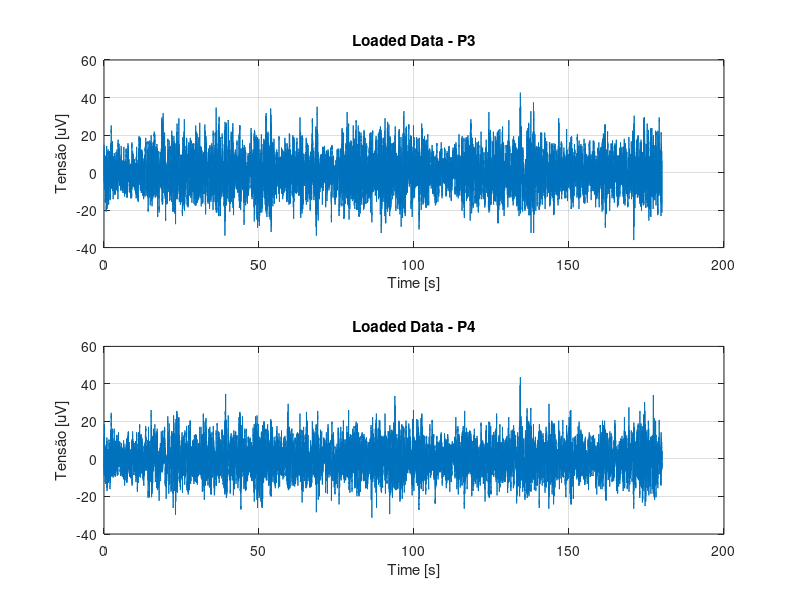

Source code (MATLAB): (Note: this script raises an error after producing the figure.)
% ------------------------------------------------------------------------------
% FEDERAL UNIVERSITY OF UBERLANDIA
% Faculty of Electrical Engineering
% Biomedical Engineering Lab
% ------------------------------------------------------------------------------
% Author: Italo Gustavo Sampaio Fernandes
% Contact: italogsfernandes@gmail.com
% Git: www.github.com/italogfernandes
% ------------------------------------------------------------------------------
% Decription:
% ------------------------------------------------------------------------------
% Info Variavéis:
% 'Variável:' 'Informacao:';
% 'canais_ordem' 'Matriz de nomes dos canais, tem correspondência direta linha a linha com "xn"';
% 'T' 'Período de amostragem (baseado na taxa de amostragem) em segundos';
% 'fa' 'Taxa de amostragem da coleta (em Hz)';
% 'xn' 'Matriz de valores para os canais -> Correspondência direta linha a linha com "canais_ordem". Valores em uV do EEG naquela amostra';
% 'N' 'Quantidade de amostras por canal';'n_canais' 'Quantidade de canais na matriz "xn"';
% 'tempo_total' 'tempo total do exame (em segudos)';
% 't' 'vetor tempo para plotagem (em segundos)'
% 
% Canais Ordem:
% 1     2       3       4       5       6       7       8       9       10
% 'F5—' 'F61'   'FFa'   'Fp—'   'F22'   'Fp1'   'F11'   'T7O'   'C31'   'Cz2'
% 11    12      13      14      15      16      17      18      19      20
% 'C42' 'T81'   'T3—'   'P31'   'Pz2'   'P42'   'T41'   'O31'   'Oz2'   'O42'
% 21
% 'Cz2'
%
% Em aula foram utilizados os eletrodos 14 e 16. (P31 e P42)

%% Adding the path to the Destro's codes and .mat files
addpath('../datasets','../codigos_destro')

%% Clearing the enviroment
clear; close all; clc;

%% Loading the data
load('EEG_Metrologia.mat');

%% Choosing 2 Electrodes
P3 = xn(14, :);
P4 = xn(16, :);

%% Optional: Plotting the data
subplot(2,1,1);
plot(t, P3);
title('Loaded Data - P3');
xlabel('Time [s]');
ylabel('Tensão [uV]');
grid on;

subplot(2,1,2);
plot(t, P4);
title('Loaded Data - P4');
xlabel('Time [s]');
ylabel('Tensão [uV]');
grid on;

%% Splitting the data
% Vetor do inicio das epocas
tE = [2, 6, 13, 23, 34, 51, 80, 108, 118, 165];
qntE = length(tE);
dE = 2;
P3E = zeros(qntE, dE * fa + 1);
P4E = zeros(qntE, dE * fa + 1);
for ii=1:qntE
    P3E(ii,:) = P3(1, (tE(ii)*fa):((tE(ii) + dE)*fa));
    P4E(ii,:) = P4(1, (tE(ii)*fa):((tE(ii) + dE)*fa));
end
t_cada_epoca = 0:T:dE;
%% Auto Correlation Matriz

[P3Rx, P3Tx] = autocorr_matriz(P3, fa);
[P4Rx, P4Tx] = autocorr_matriz(P4, fa);
[P3ERx, P3ETx] = autocorr_matriz(P3E, fa);
[P4ERx, P4ETx] = autocorr_matriz(P4E, fa);

%% Oprtional: Plotting the 'epocas'
figure('NumberTitle', 'off', 'Name', 'Epocas de P3');
for ii=1:qntE
    subplot(5,2,ii);
    plot(t_cada_epoca, P3E(ii, :));
    title(['Epoca: ' int2str(tE(ii)) ' s']);
    grid on;
end
figure('NumberTitle', 'off', 'Name', 'Epocas de P4');
for ii=1:qntE
    subplot(5,2,ii);
    plot(t_cada_epoca, P4E(ii, :));
    title(['Epoca: ' int2str(tE(ii)) ' s']);
    grid on;
end

%% Calculating PSD (Power Spectrum Density)
[P3XM, ~, P3f] = DFT(P3Rx, P3Tx, 1/(P3Tx(2) - P3Tx(1)));
[P4XM, ~, P4f] = DFT(P4Rx, P4Tx, 1/(P4Tx(2) - P4Tx(1)));
% Corrigindo a tensão com 10-9
% TODO: Explicar o porque desse fator de correção
P3XM = P3XM .* 10E-9;
P4XM = P4XM .* 10E-9;

%% Calculating PSD (Power Spectrum Density) "Epocas"
[P3EXM, ~, P3Ef] = DFT(P3ERx, P3ETx, 1/(P3ETx(2) - P3ETx(1)));
[P4EXM, ~, P4Ef] = DFT(P4ERx, P4ETx, 1/(P4ETx(2) - P4ETx(1)));
% Corrigindo a tensão com 10-9
% TODO: Explicar o porque desse fator de correção
P3EXM = P3EXM .* 10E-9;
P4EXM = P4EXM .* 10E-9;

%% Optional: Plotting the PSD 
figure();
plot(P3f, P3XM);
title('PSD - Power Spectrum Density');
ylabel('|X| [W/Hz]');
xlabel('F [Hz]');
xlim([0, 100]);
hold on;
plot(P4f, P4XM);
grid on;
legend('P3','P4');

%% Optional: Plotting the PSD (Epocas)
% TODO: falar por que ele normaliza todas as epocas
figure();
plot(P3Ef, P3EXM);
title('PSD - Power Spectrum Density of All');
ylabel('|X| [W/Hz]');
xlabel('F [Hz]');
xlim([0, 100]);
grid on;

%% Oprtional: Plotting the 'epocas'
figure('NumberTitle', 'off', 'Name', 'PSD de P3');
for ii=1:qntE
    subplot(5,2,ii);
    plot(P3Ef, P3EXM(ii, :));
    ylabel('|X| [W/Hz]');
    xlabel('F [Hz]');
    xlim([0, 100]);
    title(['Epoca: ' int2str(tE(ii)) ' s']);
    grid on;
    hold on; plot(P3f, P3XM);
end
figure('NumberTitle', 'off', 'Name', 'PSD de P4');
for ii=1:qntE
    subplot(5,2,ii);
    plot(P4Ef, P4EXM(ii, :));
    ylabel('|X| [W/Hz]');
    xlabel('F [Hz]');
    xlim([0, 100]);
    title(['Epoca: ' int2str(tE(ii)) ' s']);
    grid on;
    hold on; plot(P4f, P4XM);
end

%% Power total
P3PWR = trapz(P3XM(P3f < 100), P3f(P3f < 100));
P4PWR = trapz(P4XM(P4f < 100), P4f(P4f < 100));

P3EPWR = zeros(qntE, 1);
P4EPWR = zeros(qntE, 1);
for ii=1:qntE
    P3EPWR(ii) = trapz(P3EXM(ii, P3Ef < 100), P3Ef(P3Ef < 100));
    P4EPWR(ii) = trapz(P4EXM(ii, P4Ef < 100), P4Ef(P4Ef < 100));
end

disp('************************');
disp('Usando função TRAPZ');
disp('************************');
disp(['Potência de P3: ' num2str(P3PWR)]);
disp(['Potência de P4: ' num2str(P4PWR)]);
disp('************************');
disp('Potências de cada epoca de P3: ');
P3EPWR'
disp('Potências de cada epoca de P4: ');
P4EPWR'

%% Power total usando equações do destro
P3PWR = integral(P3XM(P3f < 100), P3f(P3f < 100));
P4PWR = integral(P4XM(P4f < 100), P4f(P4f < 100));

P3EPWR = zeros(qntE, 1);
P4EPWR = zeros(qntE, 1);
for ii=1:qntE
    P3EPWR(ii) = integral(P3EXM(ii, P3Ef < 100), P3Ef(P3Ef < 100));
    P4EPWR(ii) = integral(P4EXM(ii, P4Ef < 100), P4Ef(P4Ef < 100));
end

disp('************************');
disp('Usando funções do Destro');
disp('************************');
disp(['Potência de P3: ' num2str(P3PWR)]);
disp(['Potência de P4: ' num2str(P4PWR)]);
disp('************************');
disp('Potências de cada epoca de P3: ');
P3EPWR'
disp('Potências de cada epoca de P4: ');
P4EPWR'

%% Erro da PSD
P3XM_mean = mean(P3EXM);
P3XM_std = std(P3EXM);
P3XM_mean_upper = P3XM_mean + P3XM_std;
P3XM_mean_lower = P3XM_mean - P3XM_std;

figure();
plot(P3f, P3XM);
title('PSD - Power Spectrum Density');
ylabel('|X| [W/Hz]');
xlabel('F [Hz]');
xlim([0, 100]);
hold on;
plot(P3f, P3XM_mean);
plot(P3f, P3XM_mean_upper, 'k');
plot(P3f, P3XM_mean_lower, 'k');
grid on;
legend('P3','P3 mean');